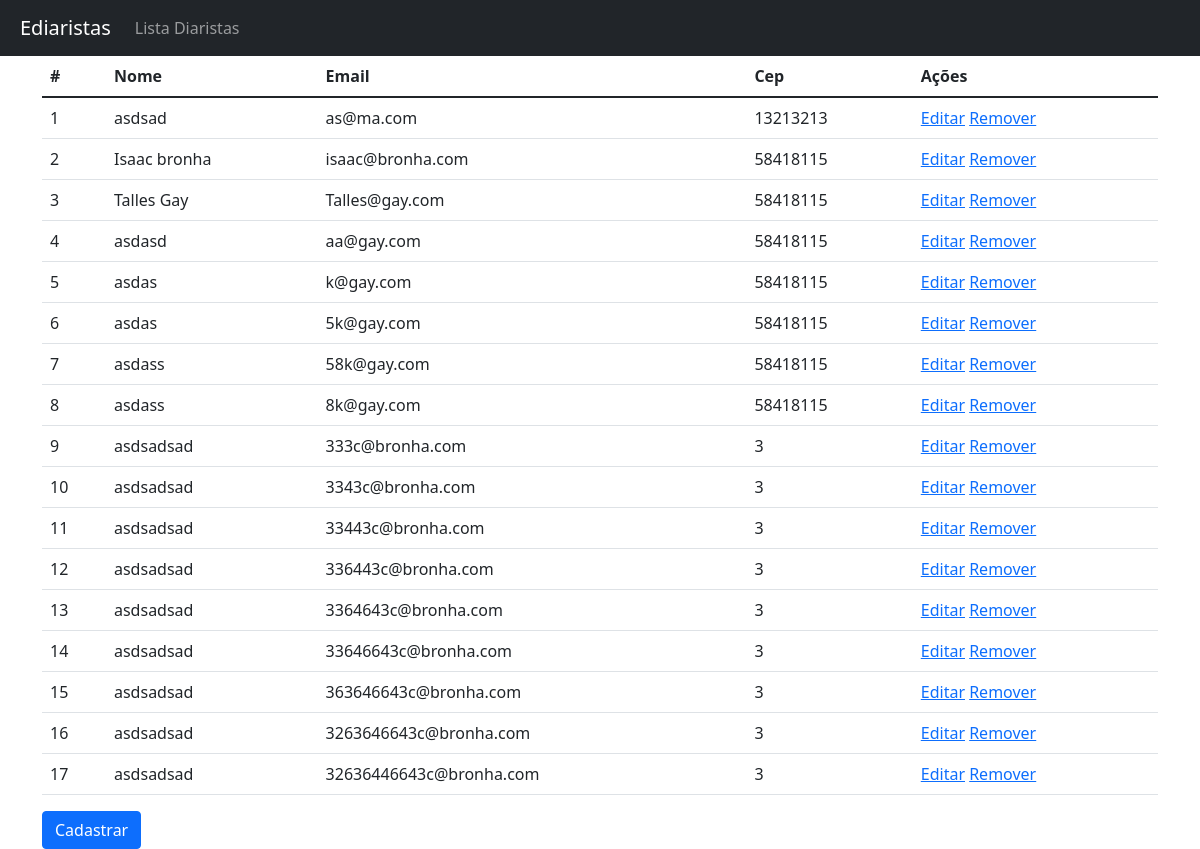
The app's page /web/listar_diaristas, older data.
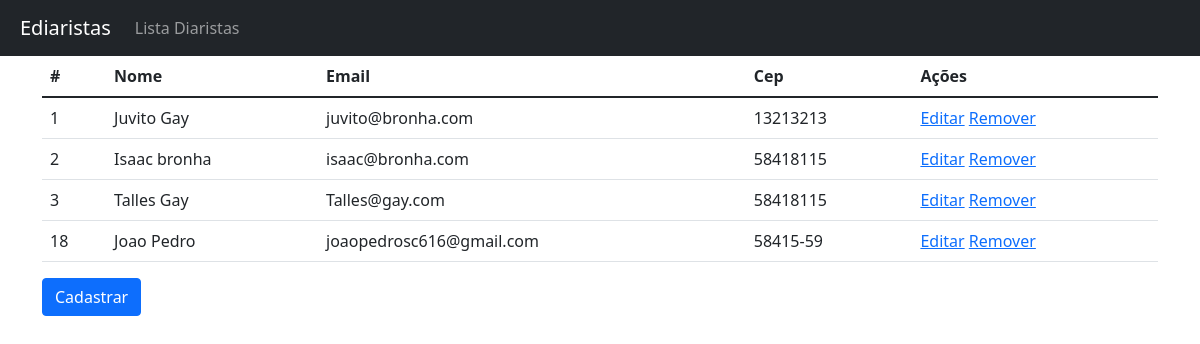
The same page, newer data.
### web/models.py (models this page shows)
class Diarista(models.Model):
    nome_completo = models.CharField(max_length=100, null=False, blank=False)
    cpf = models.CharField(max_length=11, null=False, blank=False, unique=True)
    email = models.EmailField(null=False, blank=False, unique=True)
    telefone = models.CharField(max_length=11, null=False, blank=False)
    logradouro = models.CharField(max_length=60, null=False, blank=False)
    numero = models.IntegerField(null=False, blank=False)
    bairro = models.CharField(max_length=30, null=False, blank=False)
    complemento = models.CharField(max_length=100, null=False, blank=True)
    cep = models.CharField(max_length=8, null=False, blank=False)
    estado = models.CharField(max_length=2, null=False, blank=False)
    cidade = models.CharField(max_length=30, null=False, blank=True)
    codigo_ibge = models.IntegerField(null=False, blank=False)
    foto_usuario = models.ImageField(null=False)

### web/views.py (the view)
# urls.py: path('listar_diaristas', listar_diaristas, name='listar_diaristas'),
def listar_diaristas(request):
    diarista = Diarista.objects.all()
    return render(request, 'lista_diaristas.html',{'diaristas': diarista})

### web/templates/lista_diaristas.html
{%extends 'base.html'%}
{%load easy_mask%}
{%block conteudo%}
<table class="table">
  <thead>
  <tr>
    <th>#</th>
    <th>Nome</th>
    <th>Email</th>
    <th>Cep</th>
    <th>Ações</th>
  </tr>
  </thead>
  <tbody>
    {% for diarista in diaristas %}
      <tr>
        <td>{{diarista.id}}</td>
        <td>{{diarista.nome_completo}}</td>
        <td>{{diarista.email}}</td>
        <td>{{diarista.cep|cep}}</td>
        <td>
            <a href="{% url 'editar_diarista' diarista.id %}">Editar</a>
            <a href="{% url 'remover_diarista' diarista.id %}">Remover</a>
        </td>
      </tr>
    {% endfor %}
  </tbody>
</table>
<a href="http://127.0.0.1:8000/web/cadastrar_diarista" class="btn btn-primary">Cadastrar</a>
{%endblock conteudo%}

Row changes from the older to the newer data that the page shows:
removed Diarista: id "4", nome_completo "asdasd", email "aa@gay.com", cep|cep "58418115"
removed Diarista: id "5", nome_completo "asdas", email "k@gay.com", cep|cep "58418115"
removed Diarista: id "6", nome_completo "asdas", email "5k@gay.com", cep|cep "58418115"
removed Diarista: id "7", nome_completo "asdass", email "58k@gay.com", cep|cep "58418115"
removed Diarista: id "8", nome_completo "asdass", email "8k@gay.com", cep|cep "58418115"
removed Diarista: id "9", nome_completo "asdsadsad", email "333c@bronha.com", cep|cep "3"
removed Diarista: id "10", nome_completo "asdsadsad", email "3343c@bronha.com", cep|cep "3"
removed Diarista: id "11", nome_completo "asdsadsad", email "33443c@bronha.com", cep|cep "3"
removed Diarista: id "12", nome_completo "asdsadsad", email "336443c@bronha.com", cep|cep "3"
removed Diarista: id "13", nome_completo "asdsadsad", email "3364643c@bronha.com", cep|cep "3"
removed Diarista: id "14", nome_completo "asdsadsad", email "33646643c@bronha.com", cep|cep "3"
removed Diarista: id "15", nome_completo "asdsadsad", email "363646643c@bronha.com", cep|cep "3"
removed Diarista: id "16", nome_completo "asdsadsad", email "3263646643c@bronha.com", cep|cep "3"
removed Diarista: id "17", nome_completo "asdsadsad", email "32636446643c@bronha.com", cep|cep "3"
changed Diarista id 1: nome_completo "asdsad" → "Juvito Gay"; email "as@ma.com" → "juvito@bronha.com"
added Diarista: id "18", nome_completo "Joao Pedro", email "joaopedrosc616@gmail.com", cep|cep "58415-59"
